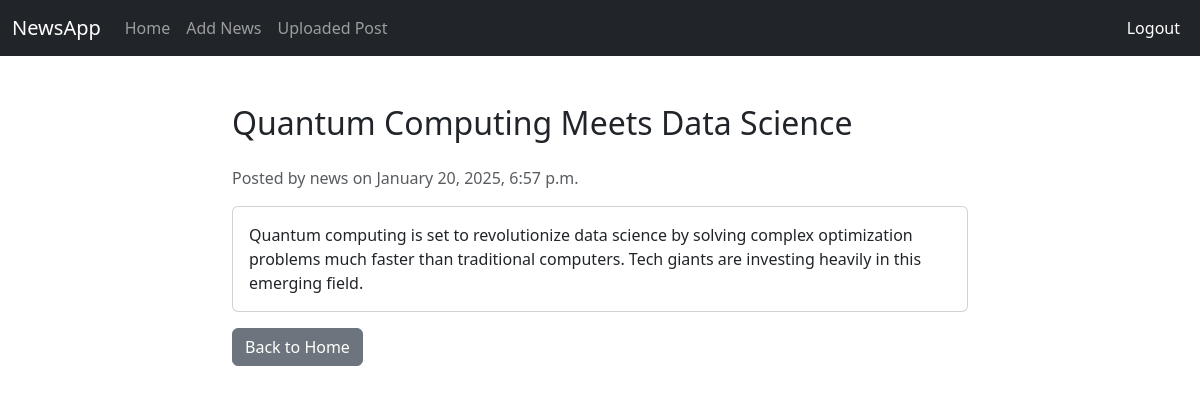
Screenshot of /news/9/ (signed in) with the database file from the repository.
### newsapp/models.py (models this page shows, shortened)
class NewsPost(models.Model):
    user = models.ForeignKey(to=User, on_delete=models.CASCADE)
    title = models.CharField(max_length=300)
    desc = models.TextField()
    uploaded_at = models.DateTimeField(auto_now_add=True)

### newsapp/views.py (the view)
# urls.py: path('news/<int:pk>/', views.news_detail, name='news_detail'),
@login_required
def news_detail(request, pk):
    news = get_object_or_404(NewsPost, pk=pk)
    return render(request, "news_details.html", {'news':news})

### newsapp/templates/news_details.html
{% extends "base.html" %}
{% block content %}
<div class="container mt-5">
    <div class="row justify-content-center">
        <div class="col-md-8">
            <h2 class="mb-4">{{ news.title }}</h2>
            <p class="text-muted">Posted by {{ news.user.username }} on {{ news.uploaded_at|date:"F j, Y, g:i a" }}</p>
            <div class="card">
                <div class="card-body">
                    <p class="card-text">{{ news.desc }}</p>
                </div>
            </div>
            <a href="{% url 'home' %}" class="btn btn-secondary mt-3">Back to Home</a>
        </div>
    </div>
</div>
{% endblock content %}

### rows the page displays
NewsPost: title "Quantum Computing Meets Data Science", user.username "news", uploaded_at "January 20, 2025, 6:57 p.m.", desc "Quantum computing is set to revolutionize data science by solving complex optimization problems much faster than traditional computers. Tech giants are investing heavily in this emerging field."
